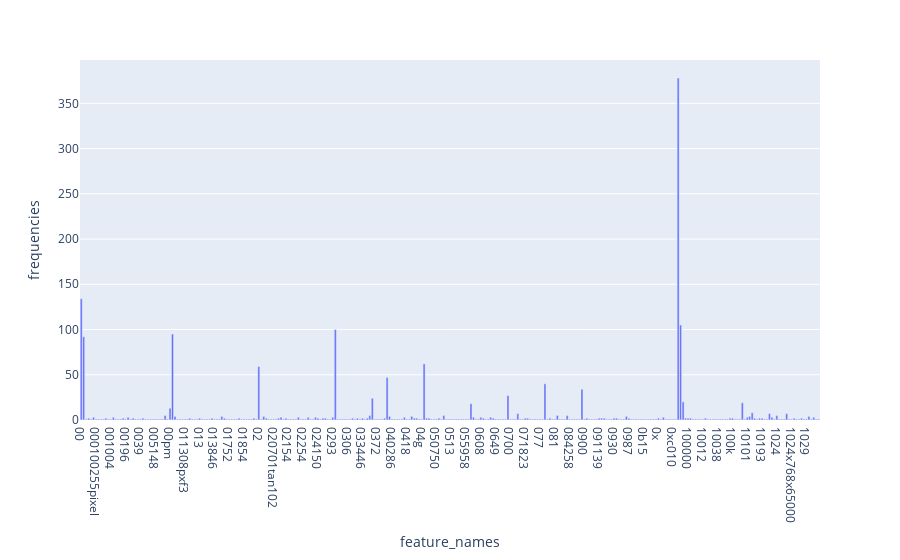

Write notebook code for a chart like this one.
### Code cell
import plotly.express as px
fig = px.bar(df2, x='feature_names', y='frequencies')
fig.show()

### Figure 1 — Plotly figure (JSON) as saved in the notebook; plotly's stock layout.template omitted (floating-point values rounded to 4 significant figures; data arrays with more than 128 entries replaced by an {"elided": "..."} marker saying what was removed)
{"data": [{"alignmentgroup": "True", "hovertemplate": "feature_names=%{x}<br>frequencies=%{y}<extra></extra>", "legendgroup": "", "marker": {"color": "#636efa", "pattern": {"shape": ""}}, "name": "", "offsetgroup": "", "orientation": "v", "showlegend": false, "textposition": "auto", "type": "bar", "x": {"elided": "300 str values"}, "xaxis": "x", "y": {"elided": "300 int values"}, "yaxis": "y"}], "layout": {"barmode": "relative", "legend": {"tracegroupgap": 0}, "margin": {"t": 60}, "xaxis": {"anchor": "y", "domain": [0, 1], "title": {"text": "feature_names"}}, "yaxis": {"anchor": "x", "domain": [0, 1], "title": {"text": "frequencies"}}}}
